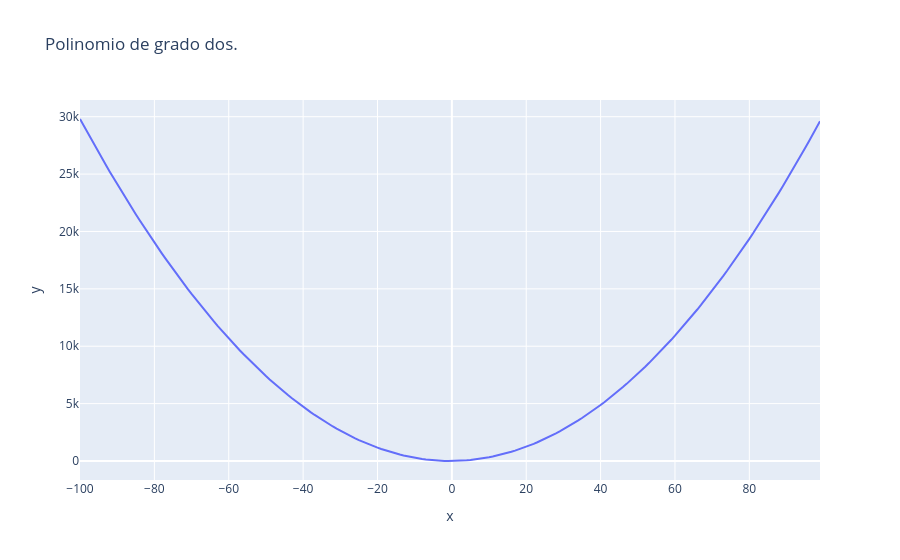

Write notebook code for a chart like this one.
### Code cell
import plotly.express as px
import pandas as pd


## polinomio ###
po = lambda i: 3*i**2 + 2*i
## end polinomio ###

r = 100


df = pd.DataFrame(dict(
    x = [ i for i in range(-100, r)  ],
    y = [ po(i) for i in range(-100, r)  ]
))
fig = px.line(df, x="x", y="y", title="Polinomio de grado dos.") 
fig.show()

### Figure 1 — Plotly figure (JSON) as saved in the notebook; plotly's stock layout.template omitted (floating-point values rounded to 4 significant figures; data arrays with more than 128 entries replaced by an {"elided": "..."} marker saying what was removed)
{"data": [{"hovertemplate": "x=%{x}<br>y=%{y}<extra></extra>", "legendgroup": "", "line": {"color": "#636efa", "dash": "solid"}, "marker": {"symbol": "circle"}, "mode": "lines", "name": "", "orientation": "v", "showlegend": false, "type": "scatter", "x": {"elided": "200 int values"}, "xaxis": "x", "y": {"elided": "200 int values"}, "yaxis": "y"}], "layout": {"autosize": true, "legend": {"tracegroupgap": 0}, "title": {"text": "Polinomio de grado dos."}, "xaxis": {"anchor": "y", "autorange": true, "domain": [0, 1], "range": [-100, 99], "title": {"text": "x"}, "type": "linear"}, "yaxis": {"anchor": "x", "autorange": true, "domain": [0, 1], "range": [-1656.0, 31460.0], "title": {"text": "y"}, "type": "linear"}}}
